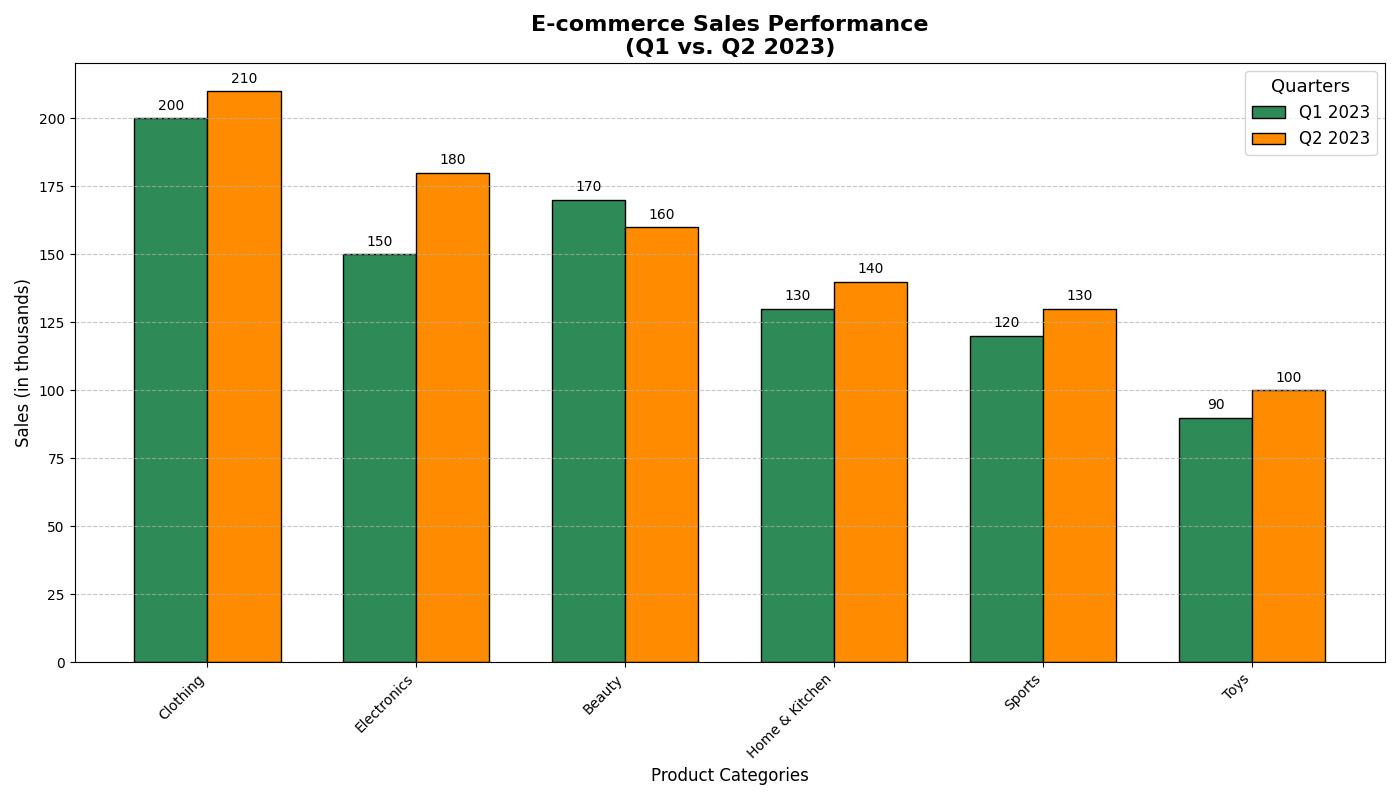

Here is the Python script that generated this plot:
import matplotlib.pyplot as plt
import numpy as np

# Define product categories
categories = ['Electronics', 'Clothing', 'Home & Kitchen', 'Sports', 'Beauty', 'Toys']

# Sales data for Q1 and Q2 in 2023 (in thousands of units)
sales_q1 = np.array([150, 200, 130, 120, 170, 90])
sales_q2 = np.array([180, 210, 140, 130, 160, 100])

# Calculate total sales for sorting (descending order)
total_sales = sales_q1 + sales_q2
sorted_indices = np.argsort(-total_sales)
categories = [categories[i] for i in sorted_indices]
sales_q1 = sales_q1[sorted_indices]
sales_q2 = sales_q2[sorted_indices]

# Create a sorted bar chart
fig, ax = plt.subplots(figsize=(14, 8))
width = 0.35
x = np.arange(len(categories))

# Bar plots with new colors
bars1 = ax.bar(x - width/2, sales_q1, width, label='Q1 2023', color='seagreen', edgecolor='black')
bars2 = ax.bar(x + width/2, sales_q2, width, label='Q2 2023', color='darkorange', edgecolor='black')

# Adding data labels
for bar in bars1 + bars2:
    yval = bar.get_height()
    ax.text(bar.get_x() + bar.get_width()/2, yval + 2, int(yval), ha='center', va='bottom')

# Adding labels and title
ax.set_xlabel('Product Categories', fontsize=12)
ax.set_ylabel('Sales (in thousands)', fontsize=12)
ax.set_title('E-commerce Sales Performance\n(Q1 vs. Q2 2023)', fontsize=16, fontweight='bold')
ax.set_xticks(x)
ax.set_xticklabels(categories, rotation=45, ha='right')
ax.legend(title='Quarters', fontsize=12, title_fontsize=13)

# Grid settings
ax.yaxis.grid(True, linestyle='--', alpha=0.7)

# Automatically adjust layout
plt.tight_layout()

# Display the plot
plt.show()
